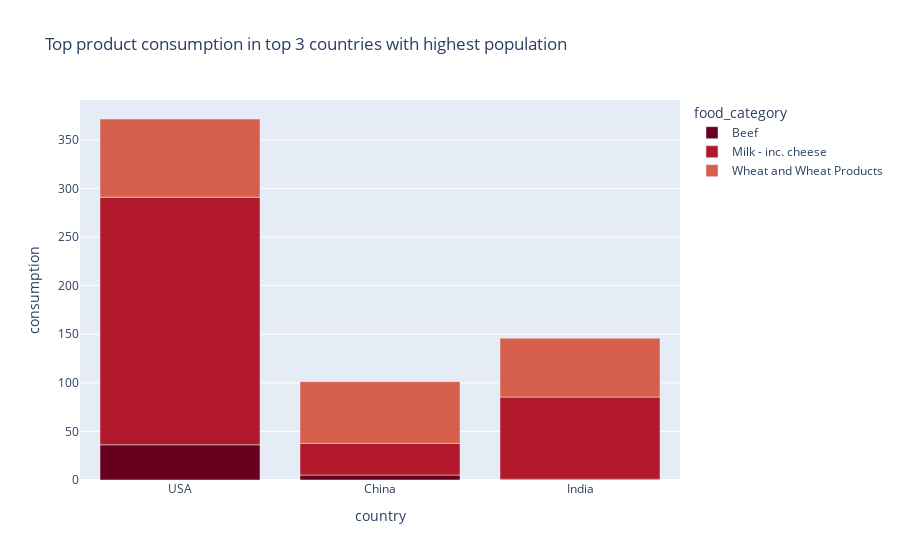

Notebook code for this chart:
### Code cell
fig = px.bar(top, x='country', y='consumption', color="food_category", title="Top product consumption in top 3 countries with highest population",color_discrete_sequence=px.colors.sequential.RdBu)
fig.show()

### Figure 1 — Plotly figure (JSON) as saved in the notebook; plotly's stock layout.template omitted (floating-point values rounded to 4 significant figures)
{"data": [{"alignmentgroup": "True", "hovertemplate": "food_category=Beef<br>country=%{x}<br>consumption=%{y}<extra></extra>", "legendgroup": "Beef", "marker": {"color": "rgb(103,0,31)"}, "name": "Beef", "offsetgroup": "Beef", "orientation": "v", "showlegend": true, "textposition": "auto", "type": "bar", "x": ["USA", "China", "India"], "xaxis": "x", "y": [36.24, 5.12, 0.81], "yaxis": "y"}, {"alignmentgroup": "True", "hovertemplate": "food_category=Milk - inc. cheese<br>country=%{x}<br>consumption=%{y}<extra></extra>", "legendgroup": "Milk - inc. cheese", "marker": {"color": "rgb(178,24,43)"}, "name": "Milk - inc. cheese", "offsetgroup": "Milk - inc. cheese", "orientation": "v", "showlegend": true, "textposition": "auto", "type": "bar", "x": ["USA", "China", "India"], "xaxis": "x", "y": [254.7, 32.66, 84.5], "yaxis": "y"}, {"alignmentgroup": "True", "hovertemplate": "food_category=Wheat and Wheat Products<br>country=%{x}<br>consumption=%{y}<extra></extra>", "legendgroup": "Wheat and Wheat Products", "marker": {"color": "rgb(214,96,77)"}, "name": "Wheat and Wheat Products", "offsetgroup": "Wheat and Wheat Products", "orientation": "v", "showlegend": true, "textposition": "auto", "type": "bar", "x": ["USA", "China", "India"], "xaxis": "x", "y": [80.43, 63.36, 60.56], "yaxis": "y"}], "layout": {"barmode": "relative", "legend": {"title": {"text": "food_category"}, "tracegroupgap": 0}, "title": {"text": "Top product consumption in top 3 countries with highest population"}, "xaxis": {"anchor": "y", "domain": [0, 1], "title": {"text": "country"}}, "yaxis": {"anchor": "x", "domain": [0, 1], "title": {"text": "consumption"}}}}
